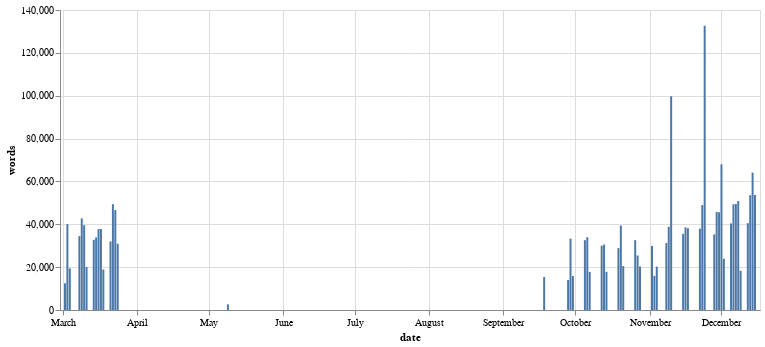

The notebook cell this image was saved under:
### Markdown cell above
## How many words were spoken each day of proceedings?

I've only included words in speeches with identified speakers (including interjections), so some procedural content might not be included in the totals.

### Code cell
words_per_day = df.groupby(by=['date'])['words'].sum().to_frame().reset_index()
alt.Chart(words_per_day).mark_bar(size=2).encode(
    x='date:T',
    y='words:Q',
    tooltip=['date:T', 'words:Q']
).properties(width=700)

### Figure 1 — Vega-Lite specification as saved in the notebook (floating-point values rounded to 4 significant figures)
{"config": {"view": {"continuousWidth": 400, "continuousHeight": 300}}, "data": {"name": "data-535e49aca4c38114c32673ed282a6d73"}, "mark": {"type": "bar", "size": 2}, "encoding": {"tooltip": [{"type": "temporal", "field": "date"}, {"type": "quantitative", "field": "words"}], "x": {"type": "temporal", "field": "date"}, "y": {"type": "quantitative", "field": "words"}}, "width": 700, "$schema": "https://vega.github.io/schema/vega-lite/v4.8.1.json", "datasets": {"data-535e49aca4c38114c32673ed282a6d73": [{"date": "1927-03-02", "words": 12472}, {"date": "1927-03-03", "words": 40094}, {"date": "1927-03-04", "words": 19420}, {"date": "1927-03-08", "words": 34469}, {"date": "1927-03-09", "words": 42746}, {"date": "1927-03-10", "words": 39560}, {"date": "1927-03-11", "words": 20035}, {"date": "1927-03-14", "words": 32758}, {"date": "1927-03-15", "words": 33858}, {"date": "1927-03-16", "words": 37757}, {"date": "1927-03-17", "words": 37795}, {"date": "1927-03-18", "words": 18912}, {"date": "1927-03-21", "words": 32013}, {"date": "1927-03-22", "words": 49396}, {"date": "1927-03-23", "words": 46622}, {"date": "1927-03-24", "words": 30924}, {"date": "1927-05-09", "words": 2639}, {"date": "1927-09-18", "words": 15389}, {"date": "1927-09-28", "words": 14053}, {"date": "1927-09-29", "words": 33352}, {"date": "1927-09-30", "words": 15853}, {"date": "1927-10-05", "words": 32585}, {"date": "1927-10-06", "words": 33968}, {"date": "1927-10-07", "words": 17807}, {"date": "1927-10-12", "words": 30005}, {"date": "1927-10-13", "words": 30526}, {"date": "1927-10-14", "words": 17814}, {"date": "1927-10-19", "words": 28867}, {"date": "1927-10-20", "words": 39424}, {"date": "1927-10-21", "words": 20483}, {"date": "1927-10-26", "words": 32588}, {"date": "1927-10-27", "words": 25433}, {"date": "1927-10-28", "words": 20324}, {"date": "1927-11-02", "words": 29888}, {"date": "1927-11-03", "words": 15935}, {"date": "1927-11-04", "words": 20240}, {"date": "1927-11-08", "words": 31250}, {"date": "1927-11-09", "words": 38850}, {"date": "1927-11-10", "words": 99724}, {"date": "1927-11-15", "words": 35575}, {"date": "1927-11-16", "words": 38541}, {"date": "1927-11-17", "words": 38190}, {"date": "1927-11-22", "words": 37958}, {"date": "1927-11-23", "words": 48974}, {"date": "1927-11-24", "words": 132636}, {"date": "1927-11-28", "words": 35285}, {"date": "1927-11-29", "words": 45788}, {"date": "1927-11-30", "words": 45633}, {"date": "1927-12-01", "words": 67949}, {"date": "1927-12-02", "words": 23894}, {"date": "1927-12-05", "words": 40382}, {"date": "1927-12-06", "words": 49301}, {"date": "1927-12-07", "words": 49459}, {"date": "1927-12-08", "words": 50892}, {"date": "1927-12-09", "words": 18289}, {"date": "1927-12-12", "words": 40529}, {"date": "1927-12-13", "words": 53578}, {"date": "1927-12-14", "words": 64104}, {"date": "1927-12-15", "words": 53614}]}}
